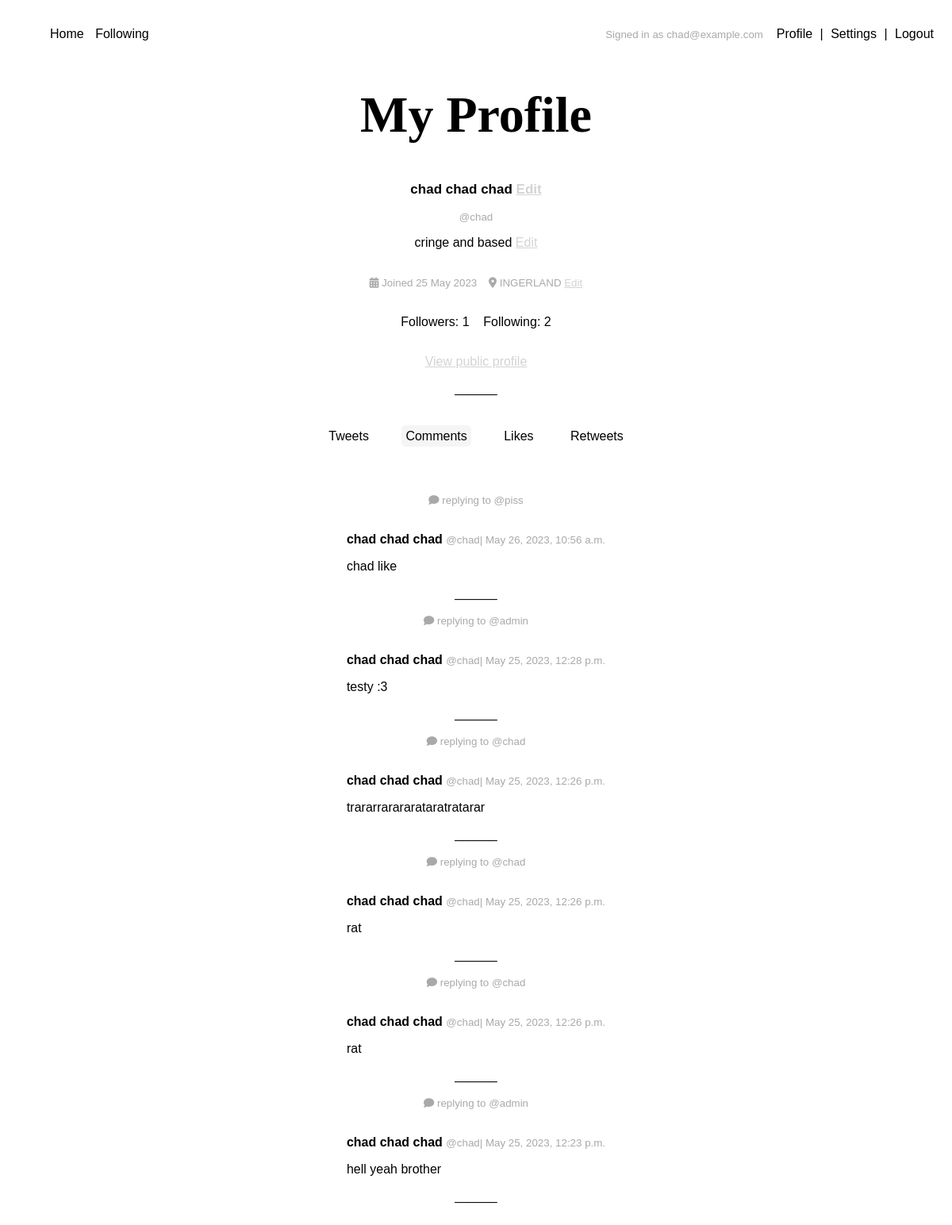
/users/profile/comments (signed in), run on an earlier commit of the app's database.
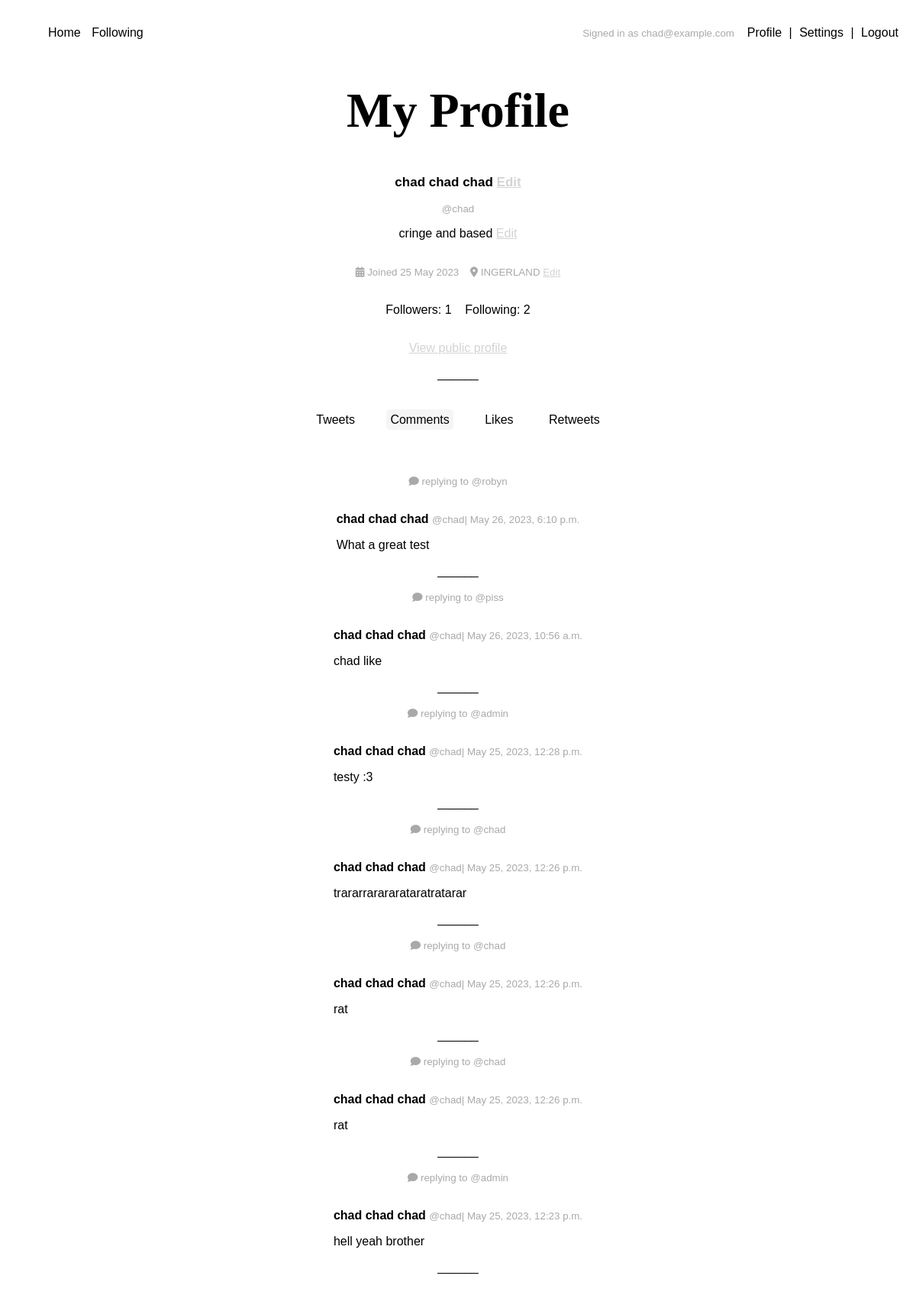
And on a later commit of the database.
### tweets/models.py (models this page shows, shortened)
class Comment(models.Model):
    tweet = models.ForeignKey(Tweet, on_delete=models.CASCADE)
    user = models.ForeignKey(User, on_delete=models.CASCADE)
    text = models.CharField(max_length=144)
    date = models.DateTimeField(default=timezone.now)
    def __str__(self):
        return self.text
    class Meta:
        ordering = ["-date"]

class Tweet(models.Model):
    text = models.CharField(max_length=144)
    date = models.DateTimeField(default=timezone.now)
    likes = models.ManyToManyField(User, blank=True, related_name='likes')
    user = models.ForeignKey(User, on_delete=models.CASCADE)
    class Meta:
        ordering = ["-date"]

### users/models.py (models this page shows, shortened)
class Profile(models.Model):
    user = models.OneToOneField(User, on_delete=models.CASCADE)
    bio = models.TextField(default="")
    display_name = models.CharField(default="", max_length=150)
    location = models.CharField(blank=True, max_length=150)
    followers = models.ManyToManyField(User, blank=True, related_name='followers')
    following = models.ManyToManyField(User, blank=True, related_name='following')

### users/views.py (the view)
# urls.py: path('profile/', views.profile, name='profile'),
@login_required
def profile(request):
    return render(request, 'users/profile.html', {'title': 'My Profile'})

### templates/users/profile.html (shortened to what this page needs)
{% extends '../base.html' %}
{% block content %}
<p class="subtitle">{{user.profile.display_name}}
    <a title="Settings" href="{% url 'settings' %}">Edit</a>
</p>
<small>@{{user}}</small>
{% if user.profile.bio == "" %}
    <p class="faded">You haven't written a bio yet. <a title="Settings" href="{% url 'settings' %}">Edit</a></p>
{% else %}
    <p>{{user.profile.bio}} <a title="Settings" href="{% url 'settings' %}">Edit</a></p>
{% endif %}
<p><small>
    <i class="fa-solid fa-calendar-days"></i> Joined {{ user.date_joined|date:"d M Y" }}
    {% if user.profile.location %}
        <i class="fa-solid fa-location-dot"></i> {{ user.profile.location }}
    {% else %}
        <i class="fa-solid fa-location-dot"></i> No location set
    {% endif %}
    <a href="{% url 'settings' %}" title="Settings" >Edit</a></p>
<p>
    <a class="follows-link" href="{% url 'followers' user.id%}">Followers: {{ user.profile.followers.count }}</a>
    <a class="follows-link" href="{% url 'following' user.id%}">Following: {{user.profile.following.count }}</a>
</p>
<p><a href="{% url 'profile_public' user.id %}">View public profile</a></p>
______</p>
<nav>
    <a id="profile-tweets" href="{% url 'profile' %}">Tweets</a>&emsp;&emsp;
    <a id="profile-comments" href="{% url 'profile_comments' %}">Comments</a>&emsp;&emsp;
    <a id="profile-likes" href="{% url 'profile_likes' %}">Likes</a>&emsp;&emsp;
    <a id="profile-retweets" href="{% url 'profile_retweets' %}">Retweets</a>
</nav>
<section class="center width-100">
    <br>
    {% if request.path == '/users/profile/' %}
        {% if user.tweet_set.count <= 0 %}
            <p class="faded">No tweets found</p>
        {% else %}
            {% for tweet in user.tweet_set.all %}
                {% include "tweets/tweet.html" %}
            {% endfor %}
        {% endif %}
        <style>#profile-tweets { background: whitesmoke } #profile-tweets:hover { background: white }</style>
    {% elif request.path == '/users/profile/comments' %}
        {% if user.comment_set.count <= 0 %}
            <p class="faded">No comments found</p>
        {% else %}
            {% for comment in user.comment_set.all %}
                <br>
            <a class="comment-link" href="{% url 'tweet' comment.tweet.id %}">
                <p class="faded"><small><i class="fa-solid fa-comment"></i> replying to @{{comment.tweet.user}}</small></p>
                {% include "tweets/comment.html" %}
            </a>
                ______
            {% endfor %}
        {% endif %}
    {% endif %}
</section>
{% endblock %}

### templates/tweets/comment.html
<div class="tweet comment-box">
    <a class="profile-link" href="{% url 'profile_public' comment.user.id %}">
        <p>
            <strong>{{ comment.user.profile.display_name }}</strong>
            <small>@{{ comment.user }}| {{ comment.date }}</small>
        </p>
    </a>
    <p>{{ comment }}</p>
</div>

What changed in the data, as far as the page shows it:
added Comment: tweet.user "robyn", user.profile.display_name "chad chad chad", user "chad", date "May 26, 2023, 6:10 p.m.", text "What a great test"
